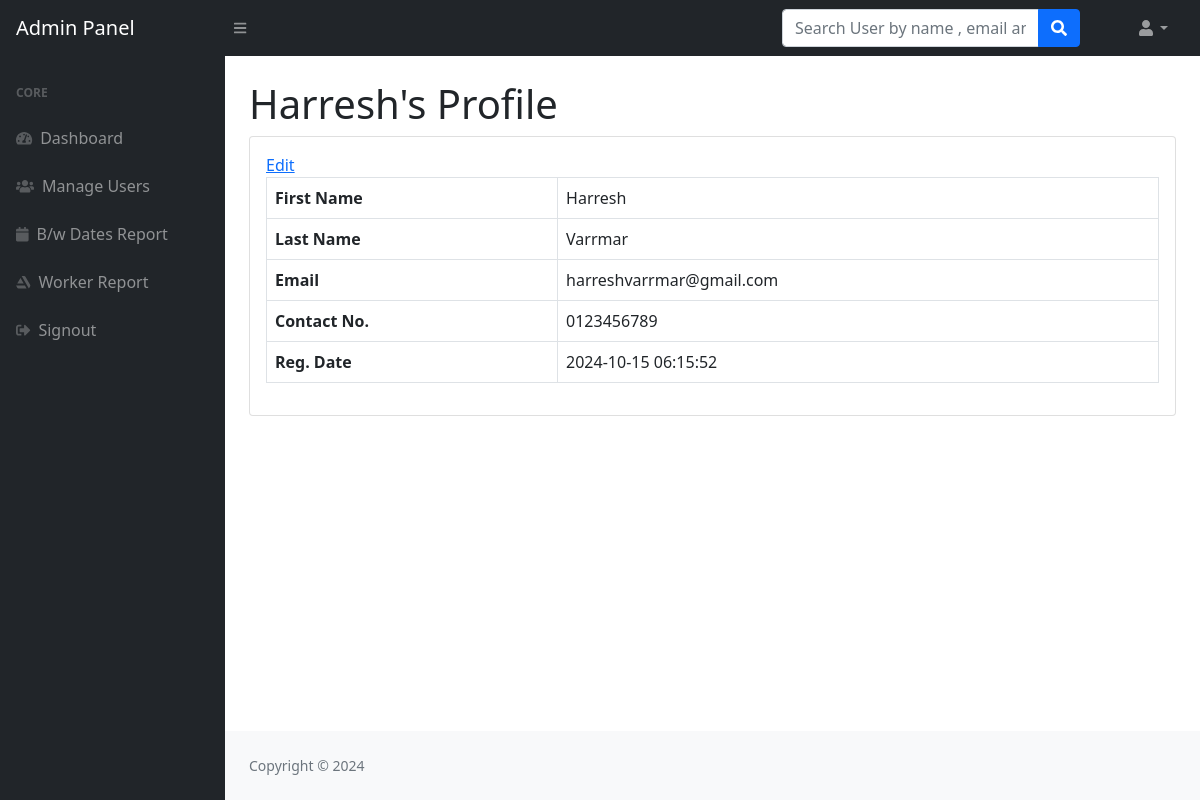
The page /CyberSages-main/admin/user-profile.php?uid=1 (signed in) on the database its author committed.
### tables this page shows
CREATE TABLE `users` (
  `id` int(11) NOT NULL,
  `fname` varchar(255) DEFAULT NULL,
  `lname` varchar(255) DEFAULT NULL,
  `email` varchar(255) DEFAULT NULL,
  `password` varchar(300) DEFAULT NULL,
  `contactno` varchar(11) DEFAULT NULL,
  `posting_date` timestamp NOT NULL DEFAULT current_timestamp()
);

### CyberSages-main/admin/user-profile.php (the view, shortened to what this page needs)
<?php session_start();
include_once('../includes/config.php');
if (strlen($_SESSION['adminid']==0)) {
  header('location:logout.php');
  } else{
?>
<!DOCTYPE html>
<html lang="en">
    <head>
        <link href="https://cdn.jsdelivr.net/npm/simple-datatables@latest/dist/style.css" rel="stylesheet" />
        <link href="../css/styles.css" rel="stylesheet" />
    </head>
    <body class="sb-nav-fixed">
      <?php include_once('includes/navbar.php');?>
        <div id="layoutSidenav">
          <?php include_once('includes/sidebar.php');?>
            <div id="layoutSidenav_content">
                <main>
                    <div class="container-fluid px-4">
<?php
$userid=$_GET['uid'];
$query=mysqli_query($con,"select * from users where id='$userid'");
while($result=mysqli_fetch_array($query))
{?>
                        <h1 class="mt-4"><?php echo $result['fname'];?>'s Profile</h1>
                        <div class="card mb-4">
                            <div class="card-body">
                                <a href="edit-profile.php?uid=<?php echo $result['id'];?>">Edit</a>
                                <table class="table table-bordered">
                                   <tr>
                                    <th>First Name</th>
                                       <td><?php echo $result['fname'];?></td>
                                   </tr>
                                   <tr>
                                       <th>Last Name</th>
                                       <td><?php echo $result['lname'];?></td>
                                   </tr>
                                   <tr>
                                       <th>Email</th>
                                       <td colspan="3"><?php echo $result['email'];?></td>
                                   </tr>
                                     <tr>
                                       <th>Contact No.</th>
                                       <td colspan="3"><?php echo $result['contactno'];?></td>
                                   </tr>
                                        <tr>
                                       <th>Reg. Date</th>
                                       <td colspan="3"><?php echo $result['posting_date'];?></td>
                                   </tr>
                                </table>
                            </div>
                        </div>
<?php } ?>
                    </div>
                </main>
          <?php include('../includes/footer.php');?>
            </div>
        </div>
    </body>
</html>
<?php } ?>

### rows shown on the page
users: fname "Harresh", lname "Varrmar", email "harreshvarrmar@gmail.com", contactno "0123456789", posting_date "2024-10-15 06:15:52"
